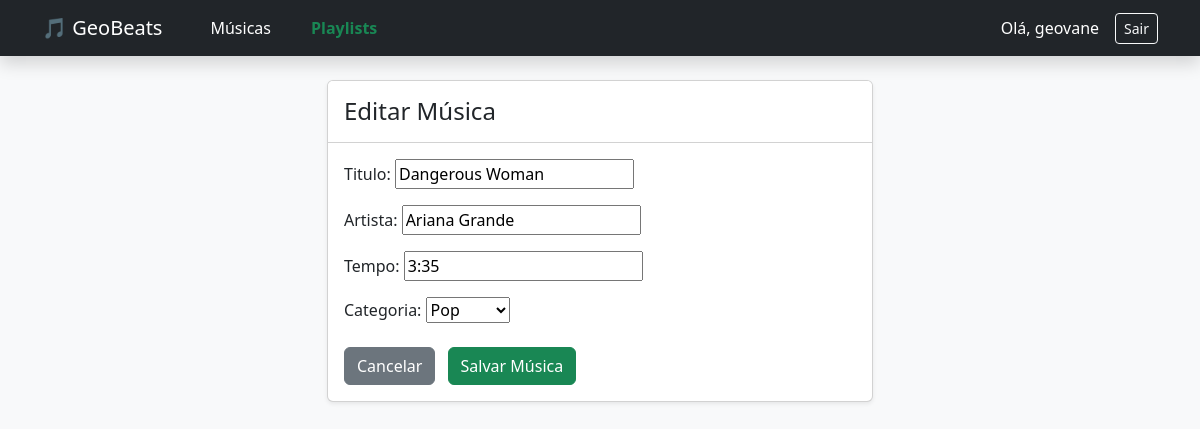
The app's page /music/update/4/ (signed in) with its own data.
### music/models.py (models this page shows, shortened)
class Music(models.Model):
    titulo = models.CharField(max_length=200)
    artista = models.CharField(max_length=200)
    tempo = models.CharField(max_length=10)
    categoria = models.ForeignKey(Categoria, on_delete=models.CASCADE, null=True, blank=True)
    usuario = models.ForeignKey(User, on_delete=models.CASCADE, null=True, blank=True)

### music/views.py (the view)
# urls.py: path('update/<int:pk>/', views.music_update, name='music_update'),
@login_required
def music_update(request, pk):
    musica = get_object_or_404(Music, pk=pk, usuario=request.user)
    if request.method == "POST":
        form = MusicForm(request.POST, instance=musica)
        if form.is_valid():
            form.save()
            messages.warning(request, "Música atualizada!")
            return redirect('music_list')
    else:
        form = MusicForm(instance=musica)
    return render(request, 'music/music_form.html', {'form': form, 'titulo': 'Editar Música'})

### music/forms.py
class MusicForm(forms.ModelForm):
    class Meta:
        model = Music
        fields = ['titulo', 'artista', 'tempo', 'categoria']

### music/models.py (called while the page is built)
    def __str__(self): return self.nome

### music/templates/music/music_form.html (shortened to what this page needs)
{% extends 'music/base.html' %}
{% block content %}
<div class="row justify-content-center">
    <div class="col-md-6">
        <div class="card shadow-sm">
            <div class="card-header bg-white py-3">
                <h4 class="m-0">{{ titulo }}</h4>
            </div>
            <div class="card-body">
                <form method="post">
                    {{ form.as_p }}
                    <div class="mt-4">
                        <a href="{% url 'music_list' %}" class="btn btn-secondary me-2">Cancelar</a>
                        <button type="submit" class="btn btn-success">Salvar Música</button>
                    </div>
                </form>
            </div>
        </div>
    </div>
</div>
{% endblock %}

### music/templates/music/base.html (shortened to what this page needs)
<!DOCTYPE html>
<html lang="pt-br">
<head>
    <link href="https://cdn.jsdelivr.net/npm/bootstrap@5.3.0/dist/css/bootstrap.min.css" rel="stylesheet">
</head>
<body class="bg-light">
    <nav class="navbar navbar-expand-lg navbar-dark bg-dark mb-4 shadow">
        <div class="container">
            <a class="navbar-brand" href="{% url 'music_list' %}">🎵 GeoBeats</a>
            <ul class="navbar-nav me-auto mb-2 mb-lg-0 flex-row gap-4 ms-4">
                <li class="nav-item">
                    <a class="nav-link text-white" href="{% url 'music_list' %}">Músicas</a>
                </li>
                <li class="nav-item">
                    <a class="nav-link text-success fw-bold" href="{% url 'playlist_list' %}">Playlists</a>
                </li>
            </ul>
            <div class="d-flex align-items-center">
                {% if user.is_authenticated %}
                    <span class="text-white me-3">Olá, {{ user.username }}</span>
                    <form action="{% url 'logout' %}" method="post" class="m-0">
                        <button type="submit" class="btn btn-outline-light btn-sm">Sair</button>
                    </form>
                {% else %}
                    <a href="{% url 'login' %}" class="btn btn-outline-light btn-sm">Entrar</a>
                {% endif %}
            </div>
        </div>
    </nav>
    <div class="container">
        {% block content %}
        {% endblock %}
    </div>
</body>
</html>

### records on screen
Music: titulo "Dangerous Woman", artista "Ariana Grande", tempo "3:35", categoria "Pop"

### other values on screen
{{ user.username }} "geovane"
{{ titulo }} "Editar Música"
